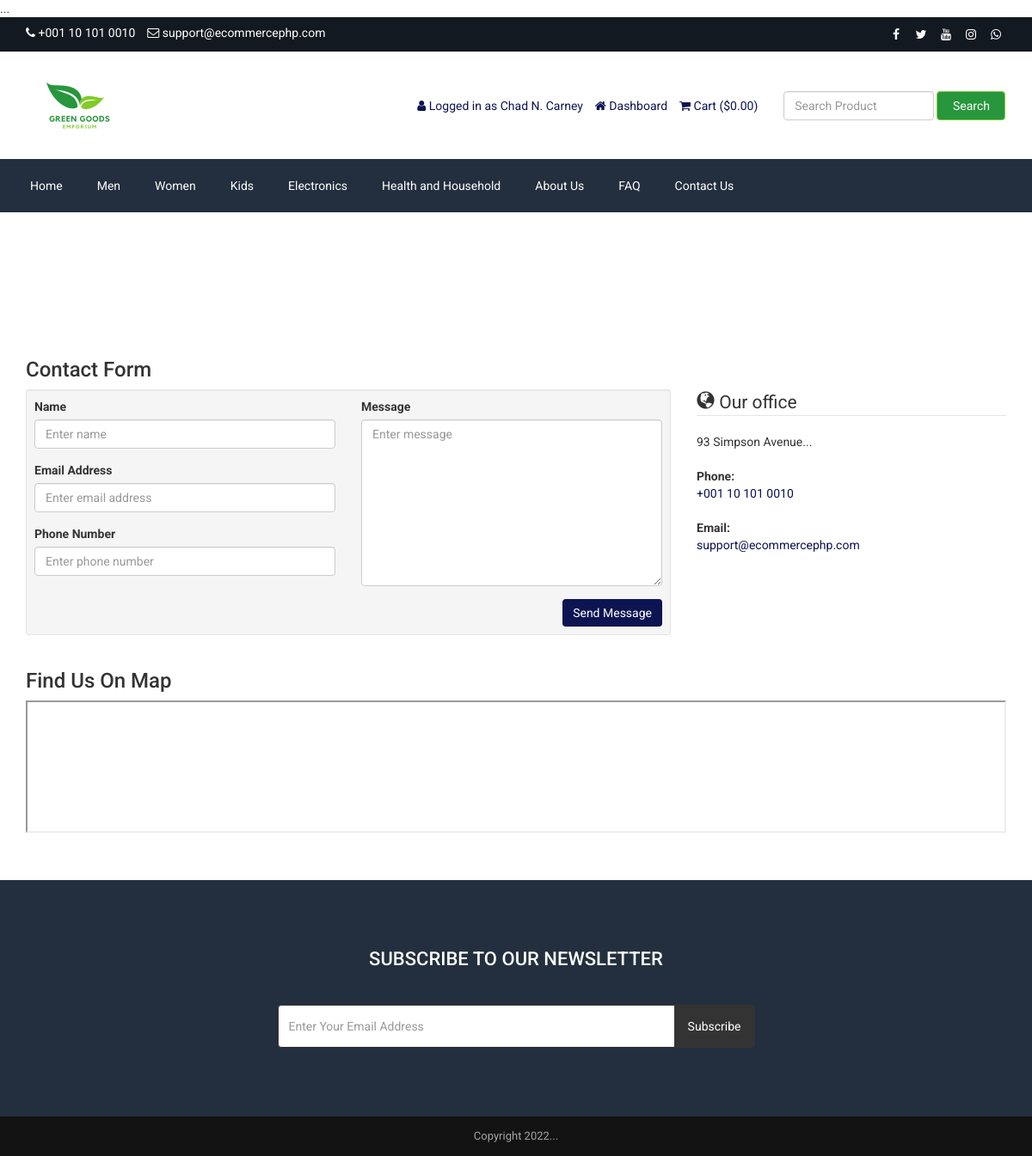
The app's page /contact.php (signed in) with its own data.
### tables this page shows
CREATE TABLE `tbl_settings` (
  `id` int(11) NOT NULL,
  `logo` varchar(255) NOT NULL,
  `favicon` varchar(255) NOT NULL,
  `footer_about` text NOT NULL,
  `footer_copyright` text NOT NULL,
  `contact_address` text NOT NULL,
  `contact_email` varchar(255) NOT NULL,
  `contact_phone` varchar(255) NOT NULL,
  `contact_fax` varchar(255) NOT NULL,
  `contact_map_iframe` text NOT NULL,
  `receive_email` varchar(255) NOT NULL,
  `receive_email_subject` varchar(255) NOT NULL,
  `receive_email_thank_you_message` text NOT NULL,
  `forget_password_message` text NOT NULL,
  `total_recent_post_footer` int(10) NOT NULL,
  `total_popular_post_footer` int(10) NOT NULL,
  `total_recent_post_sidebar` int(11) NOT NULL,
  `total_popular_post_sidebar` int(11) NOT NULL,
  `total_featured_product_home` int(11) NOT NULL,
  `total_latest_product_home` int(11) NOT NULL,
  `total_popular_product_home` int(11) NOT NULL,
  `meta_title_home` text NOT NULL,
  `meta_keyword_home` text NOT NULL,
  `meta_description_home` text NOT NULL,
  `banner_login` text NOT NULL,
  `banner_registration` text NOT NULL,
  `banner_forget_password` text NOT NULL,
  `banner_reset_password` text NOT NULL,
  `banner_search` text NOT NULL,
  `banner_cart` text NOT NULL,
  `banner_checkout` text NOT NULL,
  `banner_product_category` text NOT NULL,
  `banner_blog` text NOT NULL,
  `cta_title` varchar(255) NOT NULL,
  `cta_content` text NOT NULL,
  `cta_read_more_text` varchar(255) NOT NULL,
  `cta_read_more_url` varchar(255) NOT NULL,
  `cta_photo` text NOT NULL,
  `featured_product_title` varchar(255) NOT NULL,
  `featured_product_subtitle` varchar(255) NOT NULL,
  `latest_product_title` varchar(255) NOT NULL,
  `latest_product_subtitle` varchar(255) NOT NULL,
  `popular_product_title` varchar(255) NOT NULL,
  `popular_product_subtitle` varchar(255) NOT NULL,
  `testimonial_title` varchar(255) NOT NULL,
  `testimonial_subtitle` varchar(255) NOT NULL,
  `testimonial_photo` text NOT NULL,
  `blog_title` varchar(255) NOT NULL,
  `blog_subtitle` varchar(255) NOT NULL,
  `newsletter_text` text NOT NULL,
  `paypal_email` text NOT NULL,
  `stripe_public_key` text NOT NULL,
  `stripe_secret_key` text NOT NULL,
  `bank_detail` text NOT NULL,
  `before_head` text NOT NULL,
  `after_body` text NOT NULL,
  `before_body` text NOT NULL,
  `home_service_on_off` int(11) NOT NULL,
  `home_welcome_on_off` int(11) NOT NULL,
  `home_featured_product_on_off` int(11) NOT NULL,
  `home_latest_product_on_off` int(11) NOT NULL,
  `home_popular_product_on_off` int(11) NOT NULL,
  `home_testimonial_on_off` int(11) NOT NULL,
  `home_blog_on_off` int(11) NOT NULL,
  `newsletter_on_off` int(11) NOT NULL,
  `ads_above_welcome_on_off` int(1) NOT NULL,
  `ads_above_featured_product_on_off` int(1) NOT NULL,
  `ads_above_latest_product_on_off` int(1) NOT NULL,
  `ads_above_popular_product_on_off` int(1) NOT NULL,
  `ads_above_testimonial_on_off` int(1) NOT NULL,
  `ads_category_sidebar_on_off` int(1) NOT NULL
);

CREATE TABLE `tbl_social` (
  `social_id` int(11) NOT NULL,
  `social_name` varchar(30) NOT NULL,
  `social_url` varchar(255) NOT NULL,
  `social_icon` varchar(30) NOT NULL
);

CREATE TABLE `tbl_top_category` (
  `tcat_id` int(11) NOT NULL,
  `tcat_name` varchar(255) NOT NULL,
  `show_on_menu` int(1) NOT NULL
);

CREATE TABLE `tbl_page` (
  `id` int(11) NOT NULL,
  `about_title` varchar(255) NOT NULL,
  `about_content` text NOT NULL,
  `about_banner` varchar(255) NOT NULL,
  `about_meta_title` varchar(255) NOT NULL,
  `about_meta_keyword` text NOT NULL,
  `about_meta_description` text NOT NULL,
  `faq_title` varchar(255) NOT NULL,
  `faq_banner` varchar(255) NOT NULL,
  `faq_meta_title` varchar(255) NOT NULL,
  `faq_meta_keyword` text NOT NULL,
  `faq_meta_description` text NOT NULL,
  `blog_title` varchar(255) NOT NULL,
  `blog_banner` varchar(255) NOT NULL,
  `blog_meta_title` varchar(255) NOT NULL,
  `blog_meta_keyword` text NOT NULL,
  `blog_meta_description` text NOT NULL,
  `contact_title` varchar(255) NOT NULL,
  `contact_banner` varchar(255) NOT NULL,
  `contact_meta_title` varchar(255) NOT NULL,
  `contact_meta_keyword` text NOT NULL,
  `contact_meta_description` text NOT NULL,
  `pgallery_title` varchar(255) NOT NULL,
  `pgallery_banner` varchar(255) NOT NULL,
  `pgallery_meta_title` varchar(255) NOT NULL,
  `pgallery_meta_keyword` text NOT NULL,
  `pgallery_meta_description` text NOT NULL,
  `vgallery_title` varchar(255) NOT NULL,
  `vgallery_banner` varchar(255) NOT NULL,
  `vgallery_meta_title` varchar(255) NOT NULL,
  `vgallery_meta_keyword` text NOT NULL,
  `vgallery_meta_description` text NOT NULL
);

### contact.php (the view, shortened to what this page needs)
<?php require_once('header.php'); ?>
<?php
$statement = $pdo->prepare("SELECT * FROM tbl_page WHERE id=1");
$statement->execute();
$result = $statement->fetchAll(PDO::FETCH_ASSOC);
foreach ($result as $row) {
    $contact_title = $row['contact_title'];
    $contact_banner = $row['contact_banner'];
}
$statement = $pdo->prepare("SELECT * FROM tbl_settings WHERE id=1");
$statement->execute();
$result = $statement->fetchAll(PDO::FETCH_ASSOC);
foreach ($result as $row) {
    $contact_map_iframe = $row['contact_map_iframe'];
    $contact_email = $row['contact_email'];
    $contact_phone = $row['contact_phone'];
    $contact_address = $row['contact_address'];
}
?>
<div class="page-banner" style="background-image: url(assets/uploads/<?php echo $contact_banner; ?>);">
    <div class="inner">
        <h1><?php echo $contact_title; ?></h1>
    </div>
</div>
<div class="page">
    <div class="container">
        <div class="row">
            <div class="col-md-12">
                <h3>Contact Form</h3>
                <div class="row cform">
                    <div class="col-md-8">
                        <div class="well well-sm">
                            <form action="" method="post">
                            <div class="row">
                                <div class="col-md-6">
                                    <div class="form-group">
                                        <label for="name">Name</label>
                                        <input type="text" class="form-control" name="visitor_name" placeholder="Enter name">
                                    </div>
                                    <div class="form-group">
                                        <label for="email">Email Address</label>
                                        <input type="email" class="form-control" name="visitor_email" placeholder="Enter email address">
                                    </div>
                                    <div class="form-group">
                                        <label for="phone">Phone Number</label>
                                        <input type="text" class="form-control" name="visitor_phone" placeholder="Enter phone number">
                                    </div>
                                </div>
                                <div class="col-md-6">
                                    <div class="form-group">
                                        <label for="message">Message</label>
                                        <textarea name="visitor_message" class="form-control" rows="9" cols="25" placeholder="Enter message"></textarea>
                                    </div>
                                </div>
                                <div class="col-md-12">
                                    <input type="submit" value="Send Message" class="btn btn-primary pull-right" name="form_contact">
                                </div>
                            </div>
                            </form>
                        </div>
                    </div>
                    <div class="col-md-4">
                        <legend><span class="glyphicon glyphicon-globe"></span> Our office</legend>
                        <address>
                            <?php echo nl2br($contact_address); ?>
                        </address>
                        <address>
                            <strong>Phone:</strong><br>
                            <span><?php echo $contact_phone; ?></span>
                        </address>
                        <address>
                            <strong>Email:</strong><br>
                            <a href="mailto:<?php echo $contact_email; ?>"><span><?php echo $contact_email; ?></span></a>
                        </address>
                    </div>
                </div>
                <h3>Find Us On Map</h3>
                <?php echo $contact_map_iframe; ?>
            </div>
        </div>
    </div>
</div>
<?php require_once('footer.php'); ?>

### header.php (shortened to what this page needs)
<?php
include("admin/inc/config.php");
$statement = $pdo->prepare("SELECT * FROM tbl_settings WHERE id=1");
$statement->execute();
$result = $statement->fetchAll(PDO::FETCH_ASSOC);
foreach ($result as $row)
{
	$logo = $row['logo'];
	$contact_email = $row['contact_email'];
	$contact_phone = $row['contact_phone'];
    $after_body = $row['after_body'];
}
?>
<!DOCTYPE html>
<html lang="en">
<head>
	<link rel="stylesheet" href="assets/css/main2.css">
	<link rel="stylesheet" href="assets/css/font-awesome.min.css">
	<link rel="stylesheet" href="assets/css/owl.carousel.min.css">
	<link rel="stylesheet" href="assets/css/owl.theme.default.min.css">
	<link rel="stylesheet" href="assets/css/jquery.bxslider.min.css">
    <link rel="stylesheet" href="assets/css/magnific-popup.css">
    <link rel="stylesheet" href="assets/css/rating.css">
	<link rel="stylesheet" href="assets/css/spacing.css">
	<link rel="stylesheet" href="assets/css/just-slider.css">
	<link rel="stylesheet" href="assets/css/animate.min.css">
	<link rel="stylesheet" href="assets/css/tree-menu.css">
	<link rel="stylesheet" href="assets/css/select2.min.css">
	<link rel="stylesheet" href="assets/css/main.css">
	<link rel="stylesheet" href="assets/css/responsive.css">
	<?php
	$statement = $pdo->prepare("SELECT * FROM tbl_page WHERE id=1");
	$statement->execute();
	$result = $statement->fetchAll(PDO::FETCH_ASSOC);
		?>
</head>
<body>
<?php echo $after_body; ?>
<div class="top">
	<div class="container">
		<div class="row">
			<div class="col-md-6 col-sm-6 col-xs-12">
				<div class="left">
					<ul>
						<li><i class="fa fa-phone"></i> <?php echo $contact_phone; ?></li>
						<li><i class="fa fa-envelope-o"></i> <?php echo $contact_email; ?></li>
					</ul>
				</div>
			</div>
			<div class="col-md-6 col-sm-6 col-xs-12">
				<div class="right">
					<ul>
						<?php
						$statement = $pdo->prepare("SELECT * FROM tbl_social");
						$statement->execute();
						$result = $statement->fetchAll(PDO::FETCH_ASSOC);
						foreach ($result as $row) {
							?>
							<?php if($row['social_url'] != ''): ?>
							<li><a href="<?php echo $row['social_url']; ?>"><i class="<?php echo $row['social_icon']; ?>"></i></a></li>
							<?php endif; ?>
							<?php
						}
						?>
					</ul>
				</div>
			</div>
		</div>
	</div>
</div>
<div class="header">
	<div class="container">
		<div class="row inner">
			<div class="col-md-4 logo">
				<a href="index.php"><img src="assets/uploads/<?php echo $logo; ?>" alt="logo image"></a>
			</div>
			<div class="col-md-5 right">
				<ul>
					<?php
					if(isset($_SESSION['customer'])) {
						?>
						<li><i class="fa fa-user"></i> <?php echo LANG_VALUE_13; ?> <?php echo $_SESSION['customer']['cust_name']; ?></li>
						<li><a href="dashboard.php"><i class="fa fa-home"></i> <?php echo LANG_VALUE_89; ?></a></li>
						<?php
					} else {
						?>
						<li><a href="login.php"><i class="fa fa-sign-in"></i> <?php echo LANG_VALUE_9; ?></a></li>
						<li><a href="registration.php"><i class="fa fa-user-plus"></i> <?php echo LANG_VALUE_15; ?></a></li>
						<?php
					}
					?>
					<li><a href="cart.php"><i class="fa fa-shopping-cart"></i> <?php echo LANG_VALUE_18; ?> (<?php echo LANG_VALUE_1; ?><?php
					if(isset($_SESSION['cart_p_id'])) {
						$table_total_price = 0;
						$i=0;
	                    foreach($_SESSION['cart_p_qty'] as $key => $value)
	                    {
	                        $i++;
	                        $arr_cart_p_qty[$i] = $value;
	                    }                    $i=0;
	                    foreach($_SESSION['cart_p_current_price'] as $key => $value)
	                    {
	                        $i++;
	                        $arr_cart_p_current_price[$i] = $value;
	                    }
	                    for($i=1;$i<=count($arr_cart_p_qty);$i++) {
	                    	$row_total_price = $arr_cart_p_current_price[$i]*$arr_cart_p_qty[$i];
	                        $table_total_price = $table_total_price + $row_total_price;
	                    }
						echo $table_total_price;
					} else {
						echo '0.00';
					}
					?>)</a></li>
				</ul>
			</div>
			<div class="col-md-3 search-area">
				<form class="navbar-form navbar-left" role="search" action="search-result.php" method="get">
					<div class="form-group">
						<input type="text" class="form-control search-top" placeholder="<?php echo LANG_VALUE_2; ?>" name="search_text">
					</div>
					<button type="submit" class="btn btn-danger"><?php echo LANG_VALUE_3; ?></button>
				</form>
			</div>
		</div>
	</div>
</div>
<div class="nav">
	<div class="container">
		<div class="row">
			<div class="col-md-12 pl_0 pr_0">
				<div class="menu-container">
					<div class="menu">
						<ul>
							<li><a href="index.php">Home</a></li>
							<?php
							$statement = $pdo->prepare("SELECT * FROM tbl_top_category WHERE show_on_menu=1");
							$statement->execute();
							$result = $statement->fetchAll(PDO::FETCH_ASSOC);
							foreach ($result as $row) {
								?>
								<li><a href="product-category.php?id=<?php echo $row['tcat_id']; ?>&type=top-category"><?php echo $row['tcat_name']; ?></a>
								</li>
								<?php
							}
							?>
							<?php
							$statement = $pdo->prepare("SELECT * FROM tbl_page WHERE id=1");
							$statement->execute();
							$result = $statement->fetchAll(PDO::FETCH_ASSOC);
							foreach ($result as $row) {
								$about_title = $row['about_title'];
								$faq_title = $row['faq_title'];
								$contact_title = $row['contact_title'];
							}
							?>
							<li><a href="about.php"><?php echo $about_title; ?></a></li>
							<li><a href="faq.php"><?php echo $faq_title; ?></a></li>
							<li><a href="contact.php"><?php echo $contact_title; ?></a></li>
						</ul>
					</div>
				</div>
			</div>
		</div>
	</div>
</div>

### footer.php (shortened to what this page needs)
<?php
$statement = $pdo->prepare("SELECT * FROM tbl_settings WHERE id=1");
$statement->execute();
$result = $statement->fetchAll(PDO::FETCH_ASSOC);
foreach ($result as $row)
{
	$footer_copyright = $row['footer_copyright'];
    $newsletter_on_off = $row['newsletter_on_off'];
}
?>
<?php if($newsletter_on_off == 1): ?>
<section class="home-newsletter">
	<div class="container">
		<div class="row">
			<div class="col-md-6 col-md-offset-3">
				<div class="single">
				<form action="" method="post">
					<h2><?php echo LANG_VALUE_93; ?></h2>
					<div class="input-group">
			        	<input type="email" class="form-control" placeholder="<?php echo LANG_VALUE_95; ?>" name="email_subscribe">
			         	<span class="input-group-btn">
			         	<button class="btn btn-theme" type="submit" name="form_subscribe"><?php echo LANG_VALUE_92; ?></button>
			         	</span>
			        </div>
				</div>
			</div>
		</div>
	</div>
</section>
<?php endif; ?>
<div class="footer-bottom">
	<div class="container">
		<div class="row">
			<div class="col-md-12 copyright">
				<?php echo $footer_copyright; ?>
			</div>
		</div>
	</div>
</div>
</body>
</html>

### records on screen
tbl_settings: after_body "...", contact_phone "+001 10 101 0010", contact_email "support@ecommercephp.com", logo (picture), contact_address "93 Simpson Avenue...", footer_copyright "Copyright 2022..."
tbl_top_category: tcat_name "Men"
tbl_top_category: tcat_name "Women"
tbl_top_category: tcat_name "Kids"
tbl_top_category: tcat_name "Electronics"
tbl_top_category: tcat_name "Health and Household"
tbl_page: about_title "About Us", faq_title "FAQ", contact_title "Contact Us"

### other values on screen
LANG_VALUE_13 "Logged in as"
$_SESSION['customer']['cust_name'] "Chad N. Carney"
LANG_VALUE_89 "Dashboard"
LANG_VALUE_18 "Cart"
LANG_VALUE_1 "$"
LANG_VALUE_3 "Search"
LANG_VALUE_93 "SUBSCRIBE TO OUR NEWSLETTER"
LANG_VALUE_92 "Subscribe"
